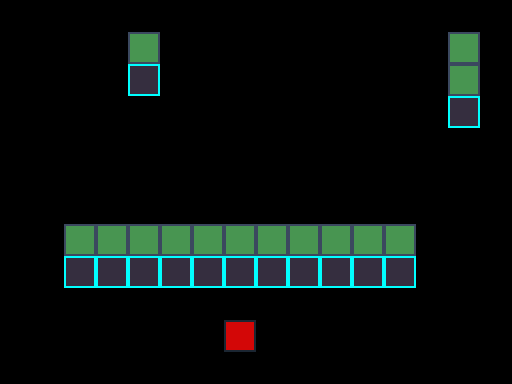

Tiled map render using the project's own tile images. Description and the whole map definition, tile-layer contents included, below:
An orthogonal 16x12 tile map with 32x32 px tiles, 1 tile layer (Tile Layer 1).

<map version="1.0" tiledversion="1.0.3" orientation="orthogonal" renderorder="right-down" width="16" height="12" tilewidth="32" tileheight="32" nextobjectid="1">
 <tileset firstgid="1" source="Tileset/Tileset.tsx" />
 <layer name="Tile Layer 1" width="16" height="12">
  <data encoding="csv">
0,0,0,0,0,0,0,0,0,0,0,0,0,0,0,0,
0,0,0,0,1,0,0,0,0,0,0,0,0,0,1,0,
0,0,0,0,2,0,0,0,0,0,0,0,0,0,1,0,
0,0,0,0,0,0,0,0,0,0,0,0,0,0,2,0,
0,0,0,0,0,0,0,4,0,0,0,0,0,0,0,0,
0,0,0,0,0,0,0,0,0,0,0,0,0,0,0,0,
0,0,0,0,0,0,0,0,0,0,0,0,0,0,0,0,
0,0,1,1,1,1,1,1,1,1,1,1,1,0,0,0,
0,0,2,2,2,2,2,2,2,2,2,2,2,0,0,0,
0,0,0,0,0,0,0,0,0,0,0,0,0,0,0,0,
0,0,0,0,0,0,0,3,0,0,0,0,0,0,0,0,
0,0,0,0,0,0,0,0,0,0,0,0,0,0,0,0
</data>
 </layer>
</map>